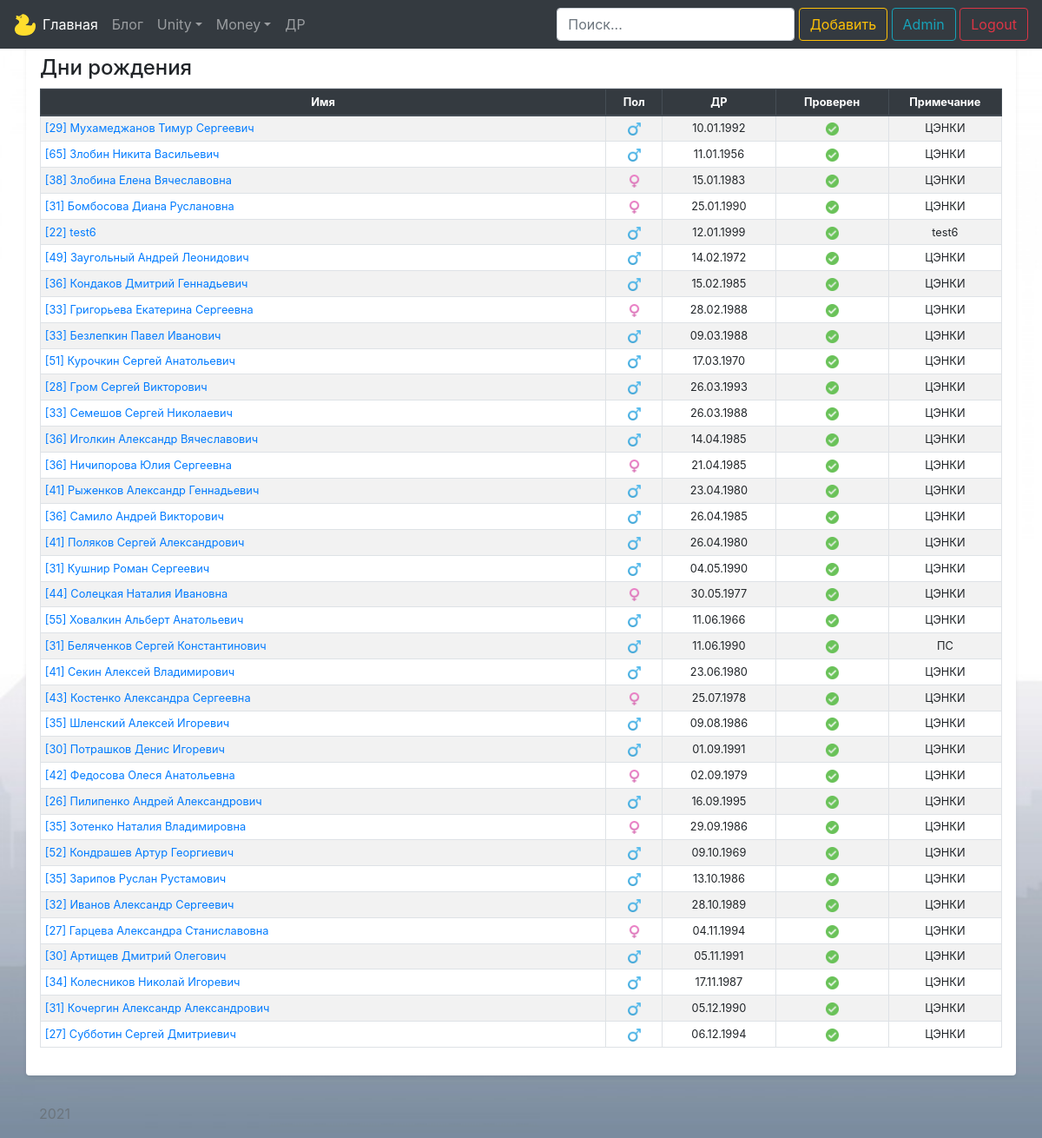
/birthdays (signed in), run on an earlier commit of the app's database.
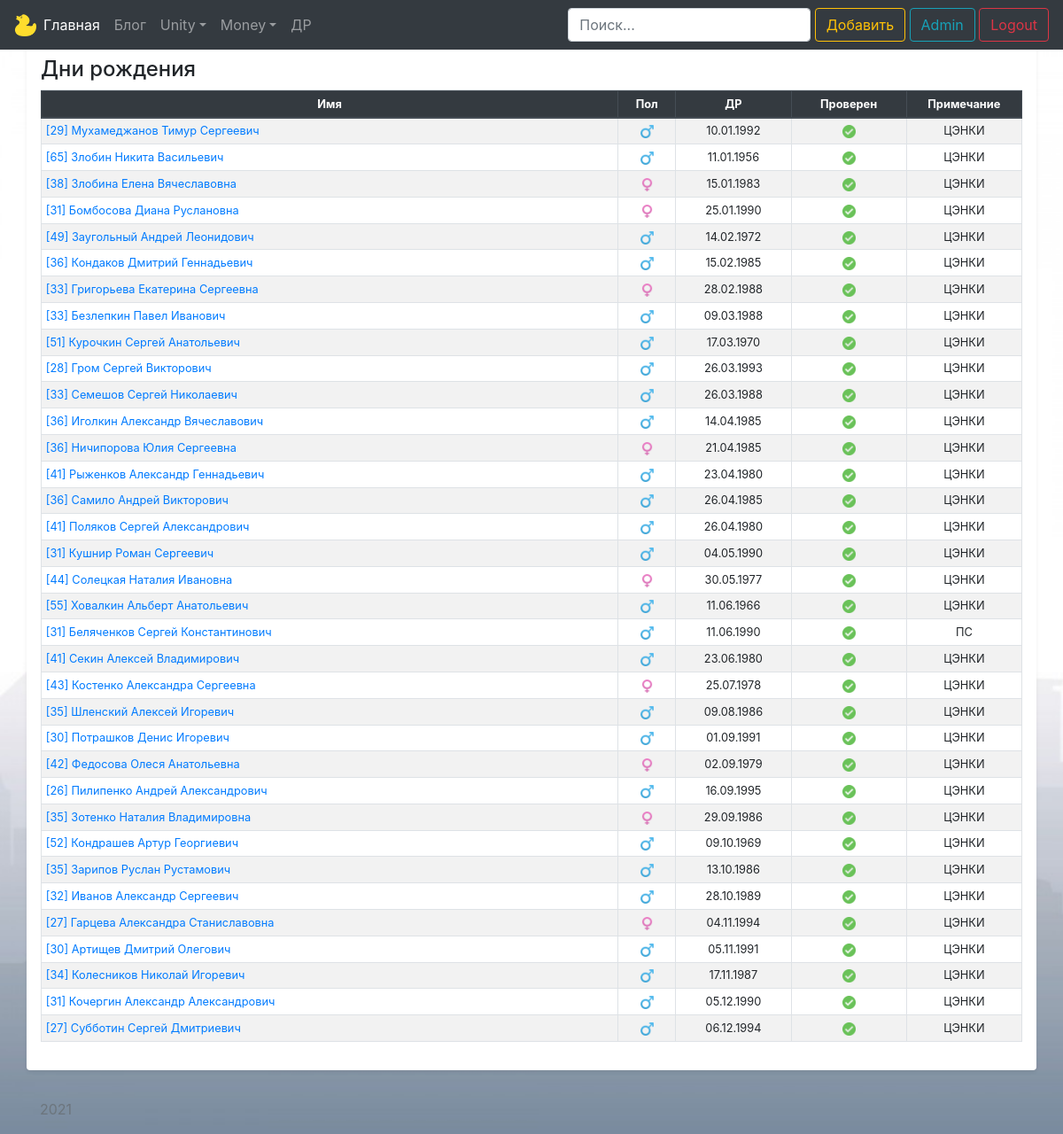
And on a later commit of the database.
### models/birthday.py (models this page shows)
class Birthday(db.Model):
    id = db.Column(db.Integer, primary_key=True)
    name = db.Column(db.String(100), nullable=False)
    male = db.Column(db.Boolean, default=True)
    birth_day = db.Column(db.Integer)
    birth_month = db.Column(db.Integer)
    birth_year = db.Column(db.Integer)
    birthday_checked = db.Column(db.Boolean, default=False)
    comment = db.Column(db.Text)

### views/birthday.py (the view)
@app.route('/birthdays')
@login_required
def birthdays():
    q = request.args.get('q')
    if q:
        birthdays_db = Birthday.query.filter(Birthday.name.contains(q) |
                                             Birthday.comment.contains(q)).order_by(Birthday.birth_month)
    else:
        birthdays_db = Birthday.query.order_by(Birthday.birth_month)
    return render_template('birthdays/birthdays.html', birthdays=birthdays_db, today=get_date())

### services/filters.py (called while the page is built)
@app.template_filter('zfill')
def zfill(value, width):
    return str(value).zfill(width)

### services/utils.py (called while the page is built)
def localize(d: datetime) -> datetime:
    return timezone(Vars.TIME_ZONE).localize(d)

def get_now() -> datetime:
    return localize(datetime.now())

### views/birthday.py (called while the page is built)
def get_date():
    date_full = get_now()
    date_d = date_full.day
    date_m = date_full.month
    date_y = date_full.year
    return date_d, date_m, date_y

### templates/birthdays/birthdays.html (shortened to what this page needs)
{% extends 'base.html' %}
{% block body %}
<div class="container pt-5 my-3 p-3 bg-white rounded shadow-sm">
    <h4 class="border-bottom border-gray pb-2 mb-0">Дни рождения</h4>
    <table class="table table-striped table-bordered table-sm small text">
        <thead class="thead-dark">
            <tr align="center">
                <th scope="col" width="50%">Имя</th>
                <th scope="col" width="5%">Пол</th>
                <th scope="col" width="10%">ДР</th>
                <th scope="col" width="10%">Проверен</th>
                <th scope="col" width="10%">Примечание</th>
            </tr>
        </thead>
        <tbody>
            {% for el in birthdays %}
            <tr class="">
                <td><a href="/birthdays/{{ el.id }}/update">[{{ today[2] - el.birth_year}}] {{ el.name }}</a></td>
                <td align="center">{% if el.male == True %}
                    <img src="/static/birthdays/male.png" alt="" width="15" height="15">
                    {% else %}
                    <img src="/static/birthdays/female.png" alt="" width="15" height="15">
                    {% endif %}</td>
                <td align="center">{{ el.birth_day|zfill(2) }}.{{ el.birth_month|zfill(2) }}.{{ el.birth_year|zfill(2) }}</td>
                <td align="center">{% if el.birthday_checked == True %}
                    <img src="/static/birthdays/checked.png" alt="" width="15" height="15">
                    {% else %}
                    <img src="/static/birthdays/non_checked.png" alt="" width="15" height="15">
                    {% endif %}</td>
                <td align="center">{{ el.comment }}</td>
            </tr>
            {% endfor %}
        </tbody>
    </table>
</div>
{% endblock %}

### templates/base.html (shortened to what this page needs)
<!doctype html>
<html lang="ru" class="h-100">
<head>
    <link rel="stylesheet" href="https://cdn.jsdelivr.net/npm/bootstrap@4.6.0/dist/css/bootstrap.min.css"
>
</head>
<body class="d-flex flex-column h-100">
<nav class="navbar navbar-expand-md navbar-dark fixed-top bg-dark">
    <a href="/" class="d-flex align-items-center mb-2 mb-lg-0 text-white text-decoration-none">
        <img src="/static/icon.png" alt="" width="25" height="25">
    </a>
    <div class="collapse navbar-collapse" id="navbarCollapse">
        <ul class="navbar-nav mr-auto">
            <li class="nav-item active"><a class="nav-link" href="/">Главная<span class="sr-only">(current)</span></a>
            </li>
            <li class="nav-item"><a class="nav-link" href="/blog">Блог</a></li>
            <li class="nav-item dropdown">
                <a class="nav-link dropdown-toggle" href="#" id="navbarDropdownUnity" role="button" data-toggle="dropdown"
                   aria-haspopup="true" aria-expanded="false">Unity</a>
            </li>
            {% if current_user.has_role('Admin') %}
            <li class="nav-item dropdown">
                <a class="nav-link dropdown-toggle" href="#" id="navbarDropdownMoney" role="button" data-toggle="dropdown"
                   aria-haspopup="true" aria-expanded="false">Money</a>
            </li>
            <li class="nav-item"><a class="nav-link" href="/birthdays">ДР</a></li>
            {% endif %}
        </ul>
        <form class="form-inline mt-2 mt-md-0">
            <div class="text-end">
                {% if current_user.has_role('Admin') %}
                    {% if request.path == '/birthdays' %}
                    <input type="search" class="form-control form-control-dark" placeholder="Поиск..." name="q">
                    <a href="/birthdays/add" class="btn btn-outline-warning my-2 my-sm-0">Добавить</a>
                    {% endif %}
                <a href="/admin" class="btn btn-outline-info my-2 my-sm-0">Admin</a>
                <a href="/logout" class="btn btn-outline-danger my-2 my-sm-0">Logout</a>
                {% else %}
                <a href="/login" class="btn btn-outline-success my-2 my-sm-0">Login</a>
                {% endif %}
            </div>
        </form>
    </div>
</nav>
{% block body %}{% endblock %}
<footer class="footer mt-auto py-3">
    <div class="container">
        <span class="text-muted">2021</span>
    </div>
</footer>
</body>
</html>

### templates/base.html (style rules this page uses)
body { background-color: #E0E0E0; background-image: url('/static/bg.jpg'); background-repeat: no-repeat; background-attachment: fixed; background-size: cover; }

What changed in the data, as far as the page shows it:
removed Birthday: today[2]-el.birth_year "22", name "test6", male True (drawn), birth_day|zfill "12", birth_month|zfill "01", birth_year|zfill "1999", birthday_checked True (drawn), comment "test6"
